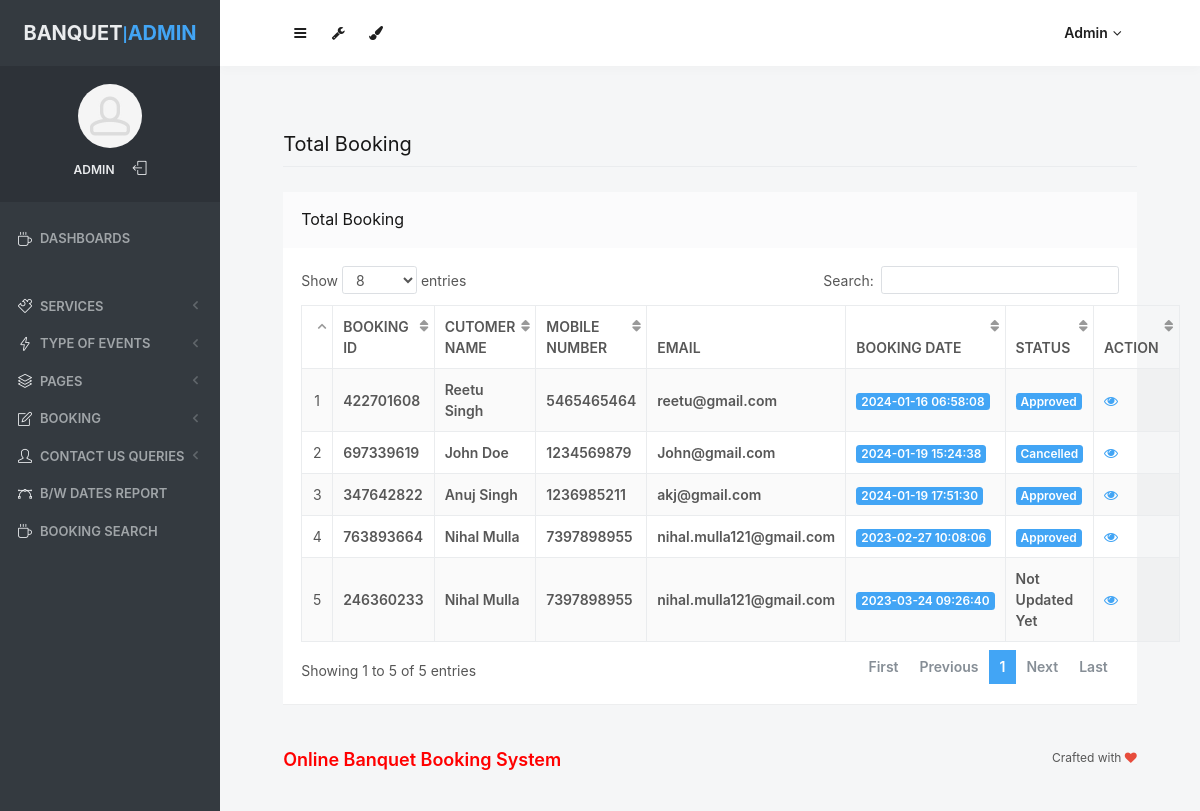
The app's page /obbs/admin/all-booking.php (signed in) with its own data.
### tables this page shows
CREATE TABLE `tblbooking` (
  `ID` int(10) NOT NULL,
  `BookingID` int(10) DEFAULT NULL,
  `ServiceID` int(10) DEFAULT NULL,
  `UserID` int(5) DEFAULT NULL,
  `BookingFrom` date DEFAULT NULL,
  `BookingTo` date DEFAULT NULL,
  `EventType` varchar(200) DEFAULT NULL,
  `Numberofguest` int(10) DEFAULT NULL,
  `Message` mediumtext DEFAULT NULL,
  `BookingDate` timestamp NULL DEFAULT current_timestamp(),
  `Remark` varchar(200) DEFAULT NULL,
  `Status` varchar(200) DEFAULT NULL,
  `UpdationDate` timestamp NULL DEFAULT NULL ON UPDATE current_timestamp()
);

CREATE TABLE `tbluser` (
  `ID` int(10) NOT NULL,
  `FullName` varchar(200) DEFAULT NULL,
  `MobileNumber` bigint(10) DEFAULT NULL,
  `Email` varchar(200) DEFAULT NULL,
  `Password` varchar(200) DEFAULT NULL,
  `RegDate` timestamp NULL DEFAULT current_timestamp()
);

### obbs/admin/all-booking.php (the view, shortened to what this page needs)
<?php
include('includes/dbconnection.php');
if (strlen($_SESSION['odmsaid']==0)) {
  header('location:logout.php');
  } else{
  ?>
<!doctype html>
<html lang="en" class="no-focus">
    <head>
        <link rel="stylesheet" href="assets/js/plugins/datatables/dataTables.bootstrap4.min.css">
        <link rel="stylesheet" id="css-main" href="assets/css/codebase.min.css">
    </head>
    <body>
        <div id="page-container" class="sidebar-o sidebar-inverse side-scroll page-header-fixed main-content-narrow">
           <?php include_once('includes/sidebar.php');?>
          <?php include_once('includes/header.php');?>
            <main id="main-container">
                <div class="content">
                    <h2 class="content-heading">Total Booking</h2>
                    <div class="block">
                        <div class="block-header block-header-default">
                            <h3 class="block-title">Total Booking</h3>
                        </div>
                        <div class="block-content block-content-full">
                            <table class="table table-bordered table-striped table-vcenter js-dataTable-full-pagination">
                                <thead>
                                    <tr>
                                        <th class="text-center"></th>
                                        <th>Booking ID</th>
                                        <th class="d-none d-sm-table-cell">Cutomer Name</th>
                                        <th class="d-none d-sm-table-cell">Mobile Number</th>
                                        <th class="d-none d-sm-table-cell">Email</th>
                                        <th class="d-none d-sm-table-cell">Booking Date</th>
                                        <th class="d-none d-sm-table-cell">Status</th>
                                        <th class="d-none d-sm-table-cell" style="width: 15%;">Action</th>
                                       </tr>
                                </thead>
                                <tbody>
                                    <?php
$sql="SELECT tbluser.FullName,tbluser.MobileNumber,tbluser.Email,tblbooking.ID as bid,tblbooking.BookingID,tblbooking.BookingDate,tblbooking.Status,tblbooking.ID from tblbooking join tbluser on tbluser.ID=tblbooking.UserID";
$query = $dbh -> prepare($sql);
$query->execute();
$results=$query->fetchAll(PDO::FETCH_OBJ);
$cnt=1;
if($query->rowCount() > 0)
{
foreach($results as $row)
{               ?>
                                    <tr>
                                        <td class="text-center"><?php echo htmlentities($cnt);?></td>
                                        <td class="font-w600"><?php  echo htmlentities($row->BookingID);?></td>
                                        <td class="font-w600"><?php  echo htmlentities($row->FullName);?></td>
                                        <td class="font-w600"><?php  echo htmlentities($row->MobileNumber);?></td>
                                        <td class="font-w600"><?php  echo htmlentities($row->Email);?></td>
                                        <td class="font-w600">
                                            <span class="badge badge-primary"><?php  echo htmlentities($row->BookingDate);?></span>
                                        </td>
                                        <?php if($row->Status==""){ ?>
                     <td class="font-w600"><?php echo "Not Updated Yet"; ?></td>
<?php } else { ?>
                                        <td class="d-none d-sm-table-cell">
                                            <span class="badge badge-primary"><?php  echo htmlentities($row->Status);?></span>
                                        </td>
<?php } ?>
                                         <td class="d-none d-sm-table-cell"><a href="view-booking-detail.php?editid=<?php echo htmlentities ($row->ID);?>&&bookingid=<?php echo htmlentities ($row->BookingID);?>"><i class="fa fa-eye" aria-hidden="true"></i></a></td>
                                    </tr>
                                    <?php $cnt=$cnt+1;}} ?>
                                </tbody>
                            </table>
                        </div>
                    </div>
                </div>
            </main>
           <?php include_once('includes/footer.php');?>
        </div>
    </body>
</html>
<?php }  ?>

### obbs/admin/includes/sidebar.php (shortened to what this page needs)
     <?php
include('includes/dbconnection.php');
if (strlen($_SESSION['odmsaid']==0)) {
  header('location:logout.php');
  } else{
  ?>
   <nav id="sidebar">
                <div id="sidebar-scroll">
                    <div class="sidebar-content">
                        <div class="content-header content-header-fullrow px-15">
                            <div class="content-header-section text-center align-parent sidebar-mini-hidden">
                                <div class="content-header-item">
                                    <a class="link-effect font-w700" href="dashboard.php">
                                        <span class="font-size-xl text-dual-primary-dark">BANQUET</span>|<span class="font-size-xl text-primary">ADMIN</span>
                                    </a>
                                </div>
                            </div>
                        </div>
                        <div class="content-side content-side-full content-side-user px-10 align-parent">
                            <div class="sidebar-mini-hidden-b text-center">
                                <a class="img-link" href="dashboard.php">
                                    <img class="img-avatar" src="assets/img/avatars/avatar15.jpg" alt="">
                                </a>
                                <ul class="list-inline mt-10">
                                    <?php
$aid=$_SESSION['odmsaid'];
$sql="SELECT AdminName from  tbladmin where ID=:aid";
$query = $dbh -> prepare($sql);
$query->bindParam(':aid',$aid,PDO::PARAM_STR);
$query->execute();
$results=$query->fetchAll(PDO::FETCH_OBJ);
$cnt=1;
if($query->rowCount() > 0)
{
foreach($results as $row)
{               ?>
                                    <li class="list-inline-item">
                                        <a class="link-effect text-dual-primary-dark font-size-xs font-w600 text-uppercase" href="admin-profile.php"><?php  echo $row->AdminName;?></a>
                                    </li><?php $cnt=$cnt+1;}} ?>
                                    <li class="list-inline-item">
                                        <a class="link-effect text-dual-primary-dark" href="logout.php">
                                            <i class="si si-logout"></i>
                                        </a>
                                    </li>
                                </ul>
                            </div>
                        </div>
                        <div class="content-side content-side-full">
                            <ul class="nav-main">
                                <li class="open">
                                    <a href="dashboard.php"><i class="si si-cup"></i><span class="sidebar-mini-hide">Dashboards</span></a>
                                </li>
                                <li class="nav-main-heading"><span class="sidebar-mini-visible">UI</span><span class="sidebar-mini-hidden"></span></li>
                                <li>
                                    <a class="nav-submenu" data-toggle="nav-submenu"><i class="si si-puzzle"></i><span class="sidebar-mini-hide"></span>Services</a>
                                </li>
                                <li>
                                    <a class="nav-submenu" data-toggle="nav-submenu" href="#"><i class="si si-energy"></i><span class="sidebar-mini-hide">Type of Events</span></a>
                                </li>
                                <li>
                                    <a class="nav-submenu" data-toggle="nav-submenu" href="#"><i class="si si-layers"></i><span class="sidebar-mini-hide">Pages</span></a>
                                </li>
                                <li>
                                    <a class="nav-submenu" data-toggle="nav-submenu" href="#"><i class="si si-note"></i><span class="sidebar-mini-hide">Booking</span></a>
                                </li>
                                <li>
                                    <a class="nav-submenu" data-toggle="nav-submenu" href="#"><i class="si si-user"></i><span class="sidebar-mini-hide">Contact Us Queries</span></a>
                                </li>
                                <li>
                                    <a  href="between-dates-report.php"><i class="si si-vector"></i><span class="sidebar-mini-hide">B/w Dates Report</span></a>
                                </li>
                     <li>
                                    <a href="booking-search.php"><i class="si si-cup"></i><span class="sidebar-mini-hide">Booking Search</span></a>
                                </li>
                            </ul>
                        </div>
                    </div>
                </div>
            </nav>
           <?php }  ?>

### obbs/admin/includes/header.php (shortened to what this page needs)
   <?php
include('includes/dbconnection.php');
if (strlen($_SESSION['odmsaid']==0)) {
  header('location:logout.php');
  } else{
  ?>
            <header id="page-header">
                <div class="content-header">
                    <div class="content-header-section">
                        <button type="button" class="btn btn-circle btn-dual-secondary" data-toggle="layout" data-action="sidebar_toggle">
                            <i class="fa fa-navicon"></i>
                        </button>
                        <div class="btn-group" role="group">
                            <button type="button" class="btn btn-circle btn-dual-secondary" id="page-header-options-dropdown" data-toggle="dropdown" aria-haspopup="true" aria-expanded="false">
                                <i class="fa fa-wrench"></i>
                            </button>
                        </div>
                        <div class="btn-group" role="group">
                            <button type="button" class="btn btn-circle btn-dual-secondary" id="page-header-themes-dropdown" data-toggle="dropdown" aria-haspopup="true" aria-expanded="false">
                                <i class="fa fa-paint-brush"></i>
                            </button>
                        </div>
                    </div>
                    <div class="content-header-section">
                        <div class="btn-group" role="group">
                            <?php
$aid=$_SESSION['odmsaid'];
$sql="SELECT AdminName from  tbladmin where ID=:aid";
$query = $dbh -> prepare($sql);
$query->bindParam(':aid',$aid,PDO::PARAM_STR);
$query->execute();
$results=$query->fetchAll(PDO::FETCH_OBJ);
$cnt=1;
if($query->rowCount() > 0)
{
foreach($results as $row)
{               ?>
                            <button type="button" class="btn btn-rounded btn-dual-secondary" id="page-header-user-dropdown" data-toggle="dropdown" aria-haspopup="true" aria-expanded="false">
                                <?php  echo $row->AdminName;?><i class="fa fa-angle-down ml-5"></i>
                            </button>
                            <?php $cnt=$cnt+1;}} ?>
                        </div>
                    </div>
                </div>
            </header>
            <?php }  ?>

### obbs/admin/includes/footer.php
<footer id="page-footer" class="opacity-0">
    <div class="content py-20 font-size-xs clearfix">
        <div class="float-right">
            Crafted with <i class="fa fa-heart text-pulse"></i>
        </div>
        <div class="float-left">
           <h5 style="color: red"> Online Banquet Booking System </h5>
        </div>
    </div>
</footer>

### records on screen
tblbooking: BookingID "422701608", UserID.FullName "Reetu Singh", UserID.MobileNumber "5465465464", UserID.Email "reetu@gmail.com", BookingDate "2024-01-16 06:58:08", Status "Approved"
tblbooking: BookingID "697339619", UserID.FullName "John Doe", UserID.MobileNumber "1234569879", UserID.Email "John@gmail.com", BookingDate "2024-01-19 15:24:38", Status "Cancelled"
tblbooking: BookingID "347642822", UserID.FullName "Anuj Singh", UserID.MobileNumber "1236985211", UserID.Email "akj@gmail.com", BookingDate "2024-01-19 17:51:30", Status "Approved"
tblbooking: BookingID "763893664", UserID.FullName "Nihal Mulla", UserID.MobileNumber "7397898955", UserID.Email "nihal.mulla121@gmail.com", BookingDate "2023-02-27 10:08:06", Status "Approved"
tblbooking: BookingID "246360233", UserID.FullName "Nihal Mulla", UserID.MobileNumber "7397898955", UserID.Email "nihal.mulla121@gmail.com", BookingDate "2023-03-24 09:26:40", shows "Not Updated Yet"

### other values on screen
$row->AdminName "ADMIN"
$row->AdminName "Admin"
